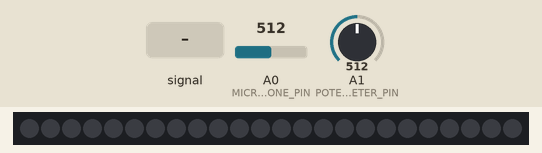
Bench run of a sketch on a simulated Arduino Pro Mini, built with avr-gcc and run on an emulated ATmega328P. On the bench: 24 RGB LEDs in strip order, left to right. Inputs (shaded band) come from the test bench; at power-on: A1 (POTENTIOMETER_PIN) = 512, A0 (MICROPHONE_PIN) = 512.

Above: at 1.2 s.
1.3 s: A0 (MICROPHONE_PIN) fed a 200 Hz sine of ±255 counts around its level
At 1.77 s:
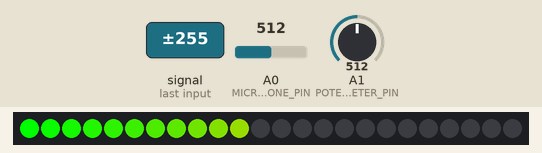
At 2.9 s:
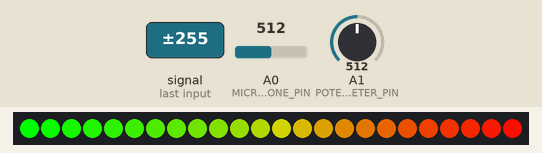
3.1 s: A1 (POTENTIOMETER_PIN) set to 966
4.7 s: A1 (POTENTIOMETER_PIN) set to 990
6.2 s: A0 (MICROPHONE_PIN) set to 716
At 6.27 s:
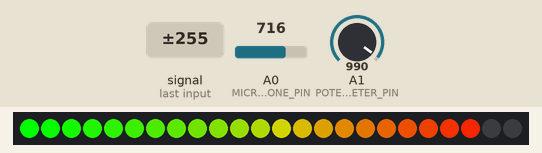
7.8 s: A0 (MICROPHONE_PIN) fed a 2 Hz sine of ±306 counts around its level
At 9.4 s:
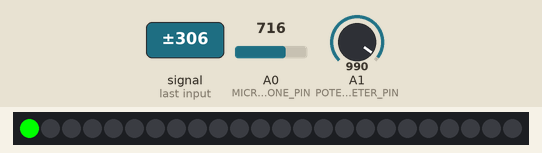
9.6 s: A0 (MICROPHONE_PIN) set to 900
Timing chart, 0 to 12.6 s (numbered marks = the images above; inputs shaded):
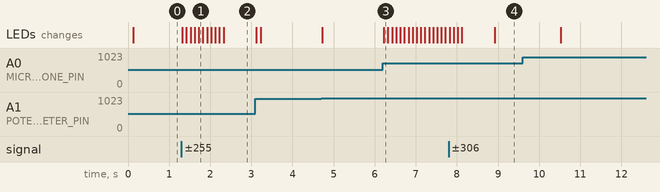

Measured:
- after the input at 1.3 s, the LEDs: first change at once (image 1 shows a later state)
- after the input at 6.2 s, the LEDs: change at once (image 3)

The sketch:

main.ino
```cpp
// (licence header left out)
#define SERIAL_BAUDRATE         115200

#define POTENTIOMETER_PIN       A1

#define LED_PIN                 10
#define LED_COUNT               24

#define MICROPHONE_PIN          A0
#define ADC_BITS                10
#define ADC_COUNTS              (1 << ADC_BITS)

#define NOISE_READING_WINDOW    20
#define NOISE_BUFFER_SIZE       20
#define NOISE_READING_DELAY     100
#define NOISE_MAX               1024

// -----------------------------------------------------------------------------

#include "FastLED.h"

// -----------------------------------------------------------------------------

CRGB leds[LED_COUNT];
unsigned int noise_buffer[NOISE_BUFFER_SIZE] = {0};
unsigned int noise_buffer_pointer = 0;
unsigned int noise_buffer_sum = 0;

// -----------------------------------------------------------------------------

CRGB getColor(unsigned int percent) {
    unsigned char red = map(percent, 0, 100, 0, 255);
    unsigned char green = map(percent, 0, 100, 255, 0);
    return CRGB(red, green, 0);
}

void showValue(unsigned int percent) {
    unsigned int num = LED_COUNT * percent / 100;
    for (unsigned int i=0; i<num; i++) {
        leds[i] = getColor(i * 100 / LED_COUNT);
    }
    for (unsigned int i=num; i<LED_COUNT; i++) {
        leds[i] = 0;
    }
    FastLED.show();
}

void noiseLoop() {

    static unsigned long last_reading = 0;

    unsigned int sample;
    unsigned int min = ADC_COUNTS;
    unsigned int max = 0;

    // Check MIC every NOISE_READING_DELAY
    if (millis() - last_reading < NOISE_READING_DELAY) return;
    last_reading = millis();

    // Get potentiomenter
    unsigned int max_noise = map(analogRead(POTENTIOMETER_PIN), 0, ADC_COUNTS, 0, NOISE_MAX);
    if (max_noise == 0) {
        FastLED.clear();
        FastLED.show();
        return;
    }

    while (millis() - last_reading < NOISE_READING_WINDOW) {
        sample = analogRead(MICROPHONE_PIN);
        if (sample < min) min = sample;
        if (sample > max) max = sample;
    }

    unsigned int peak = map(max - min, 0, ADC_COUNTS, 0, 100);

    noise_buffer_sum = noise_buffer_sum + peak - noise_buffer[noise_buffer_pointer];
    noise_buffer[noise_buffer_pointer] = peak;
    noise_buffer_pointer = (noise_buffer_pointer + 1) % NOISE_BUFFER_SIZE;

    showValue(constrain(map(noise_buffer_sum, 0, max_noise, 0, 100), 0, 100));

}

void setup() {
    Serial.begin(SERIAL_BAUDRATE);
    FastLED.addLeds<NEOPIXEL, LED_PIN>(leds, LED_COUNT);
    pinMode(MICROPHONE_PIN, INPUT);
    pinMode(POTENTIOMETER_PIN, INPUT);
}

void loop() {
    noiseLoop();
}
```
